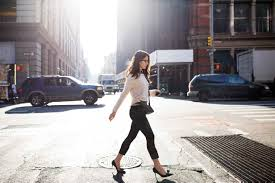
#> input picture images/29.jpg, 275 x 183 px
$ python annotate.py
#> lines starting #> are read from the running program, lines starting #| are printed output that depends on the picture; after the words box and inside, x2 and y2 are one past the last pixel; in counts of white or black regions, pixels touching at a corner belong together
import cv2 as cv
import matplotlib.pyplot as plt


# Load image
img = cv.imread('../images/29.jpg')
#> img is the input picture: shape (183, 275, 3); mean B, G, R 154.3, 153.2, 157.8

# Convert to rgb for plotting in matplotlib
rgb_img = cv.cvtColor(img, cv.COLOR_BGR2RGB)
plt.figure(figsize=(8, 6))
plt.imshow(rgb_img)
plt.show()


# Annotation
img_copy = rgb_img.copy()

cv.rectangle(img_copy, (15, 75), (105, 105), (255, 0, 0), 1)
cv.rectangle(img_copy, (15, 65), (40, 75), (255, 0, 0), -1)
cv.putText(img_copy, 'car', (15, 73),
           cv.FONT_HERSHEY_COMPLEX, 0.3, (0, 0, 0), 1)
#> img_copy: shape (183, 275, 3); mean R, G, B 158.9, 152.1, 153.1

cv.rectangle(img_copy, (105, 50), (175, 180), (0, 255, 0), 1)
cv.rectangle(img_copy, (105, 40), (140, 50), (0, 255, 0), -1)
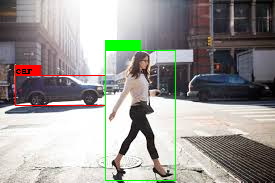
#> img_copy: shape (183, 275, 3); mean R, G, B 155.7, 153, 150.1
cv.putText(img_copy, 'person', (105, 46),
           cv.FONT_HERSHEY_COMPLEX, 0.3, (0, 0, 0), 1)
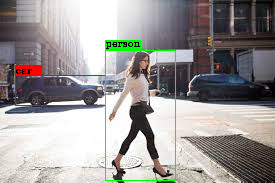
#> img_copy: shape (183, 275, 3); 0.19% of pixels changed, all inside (x1, y1, x2, y2) = (106, 42, 140, 49)


plt.figure(figsize=(8, 6))
plt.imshow(img_copy)
plt.show()
